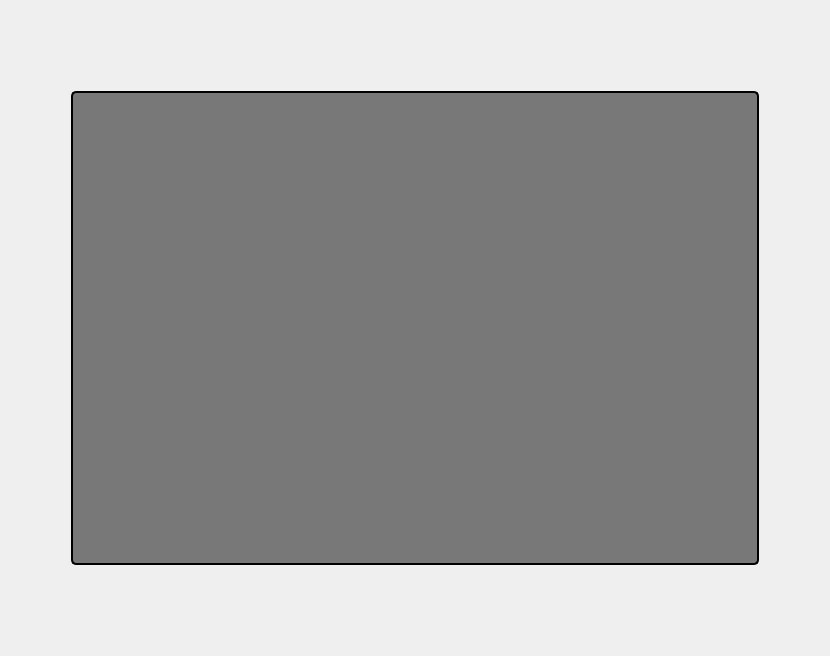
<?xml version="1.0" encoding="UTF-8"?>
<ui version="4.0">
 <class>AudioPlayerWidget</class>
 <widget class="QWidget" name="AudioPlayerWidget">
  <property name="geometry">
   <rect>
    <x>0</x>
    <y>0</y>
    <width>830</width>
    <height>656</height>
   </rect>
  </property>
  <property name="sizePolicy">
   <sizepolicy hsizetype="Expanding" vsizetype="Expanding">
    <horstretch>0</horstretch>
    <verstretch>0</verstretch>
   </sizepolicy>
  </property>
  <property name="styleSheet">
   <string notr="true">#AudioPlayerWidget {
	border-image: url(:/images/waveform_background.jpg) 0 0 0 0 stretch stretch;
}</string>
  </property>
  <property name="Audio Player" stdset="0">
   <string>Audio Player</string>
  </property>
  <layout class="QGridLayout" name="gridLayout">
   <item row="1" column="0">
    <spacer name="horizontalSpacer">
     <property name="orientation">
      <enum>Qt::Orientation::Horizontal</enum>
     </property>
     <property name="sizeType">
      <enum>QSizePolicy::Policy::Maximum</enum>
     </property>
     <property name="sizeHint" stdset="0">
      <size>
       <width>60</width>
       <height>80</height>
      </size>
     </property>
    </spacer>
   </item>
   <item row="0" column="1">
    <spacer name="verticalSpacer">
     <property name="orientation">
      <enum>Qt::Orientation::Vertical</enum>
     </property>
     <property name="sizeType">
      <enum>QSizePolicy::Policy::Maximum</enum>
     </property>
     <property name="sizeHint" stdset="0">
      <size>
       <width>80</width>
       <height>80</height>
      </size>
     </property>
    </spacer>
   </item>
   <item row="2" column="1">
    <spacer name="verticalSpacer_2">
     <property name="orientation">
      <enum>Qt::Orientation::Vertical</enum>
     </property>
     <property name="sizeType">
      <enum>QSizePolicy::Policy::Maximum</enum>
     </property>
     <property name="sizeHint" stdset="0">
      <size>
       <width>80</width>
       <height>80</height>
      </size>
     </property>
    </spacer>
   </item>
   <item row="1" column="1">
    <widget class="QFrame" name="mediaContainer">
     <property name="minimumSize">
      <size>
       <width>600</width>
       <height>400</height>
      </size>
     </property>
     <property name="maximumSize">
      <size>
       <width>800</width>
       <height>600</height>
      </size>
     </property>
     <property name="styleSheet">
      <string notr="true">#mediaContainer {
	background-color: rgba(0, 0, 0, 0.5);
	border-radius: 5px;
	border: 2px solid black;
}</string>
     </property>
     <property name="frameShape">
      <enum>QFrame::Shape::StyledPanel</enum>
     </property>
     <property name="frameShadow">
      <enum>QFrame::Shadow::Raised</enum>
     </property>
     <layout class="QHBoxLayout" name="horizontalLayout">
      <item>
       <layout class="QVBoxLayout" name="verticalLayout_2">
        <property name="spacing">
         <number>10</number>
        </property>
        <item>
         <widget class="WaveFormWidget" name="waveFormWidget" native="true"/>
        </item>
        <item>
         <widget class="AudioControllerWidget" name="audioControllerWidget" native="true">
          <property name="sizePolicy">
           <sizepolicy hsizetype="Preferred" vsizetype="Preferred">
            <horstretch>0</horstretch>
            <verstretch>0</verstretch>
           </sizepolicy>
          </property>
         </widget>
        </item>
       </layout>
      </item>
      <item>
       <widget class="AudioDataWidget" name="audioDataWidget" native="true">
        <property name="sizePolicy">
         <sizepolicy hsizetype="Minimum" vsizetype="Preferred">
          <horstretch>0</horstretch>
          <verstretch>0</verstretch>
         </sizepolicy>
        </property>
        <property name="minimumSize">
         <size>
          <width>200</width>
          <height>0</height>
         </size>
        </property>
        <property name="maximumSize">
         <size>
          <width>200</width>
          <height>16777215</height>
         </size>
        </property>
       </widget>
      </item>
     </layout>
    </widget>
   </item>
   <item row="1" column="2">
    <spacer name="horizontalSpacer_2">
     <property name="orientation">
      <enum>Qt::Orientation::Horizontal</enum>
     </property>
     <property name="sizeType">
      <enum>QSizePolicy::Policy::Maximum</enum>
     </property>
     <property name="sizeHint" stdset="0">
      <size>
       <width>60</width>
       <height>80</height>
      </size>
     </property>
    </spacer>
   </item>
  </layout>
 </widget>
 <customwidgets>
  <customwidget>
   <class>AudioDataWidget</class>
   <extends>QWidget</extends>
   <header>audioDataWidget.h</header>
   <container>1</container>
  </customwidget>
  <customwidget>
   <class>AudioControllerWidget</class>
   <extends>QWidget</extends>
   <header>audioControllerWidget.h</header>
   <container>1</container>
  </customwidget>
  <customwidget>
   <class>WaveFormWidget</class>
   <extends>QWidget</extends>
   <header>waveFormWidget.h</header>
   <container>1</container>
  </customwidget>
 </customwidgets>
 <resources>
  <include location="../resources/resources.qrc"/>
 </resources>
 <connections/>
</ui>
